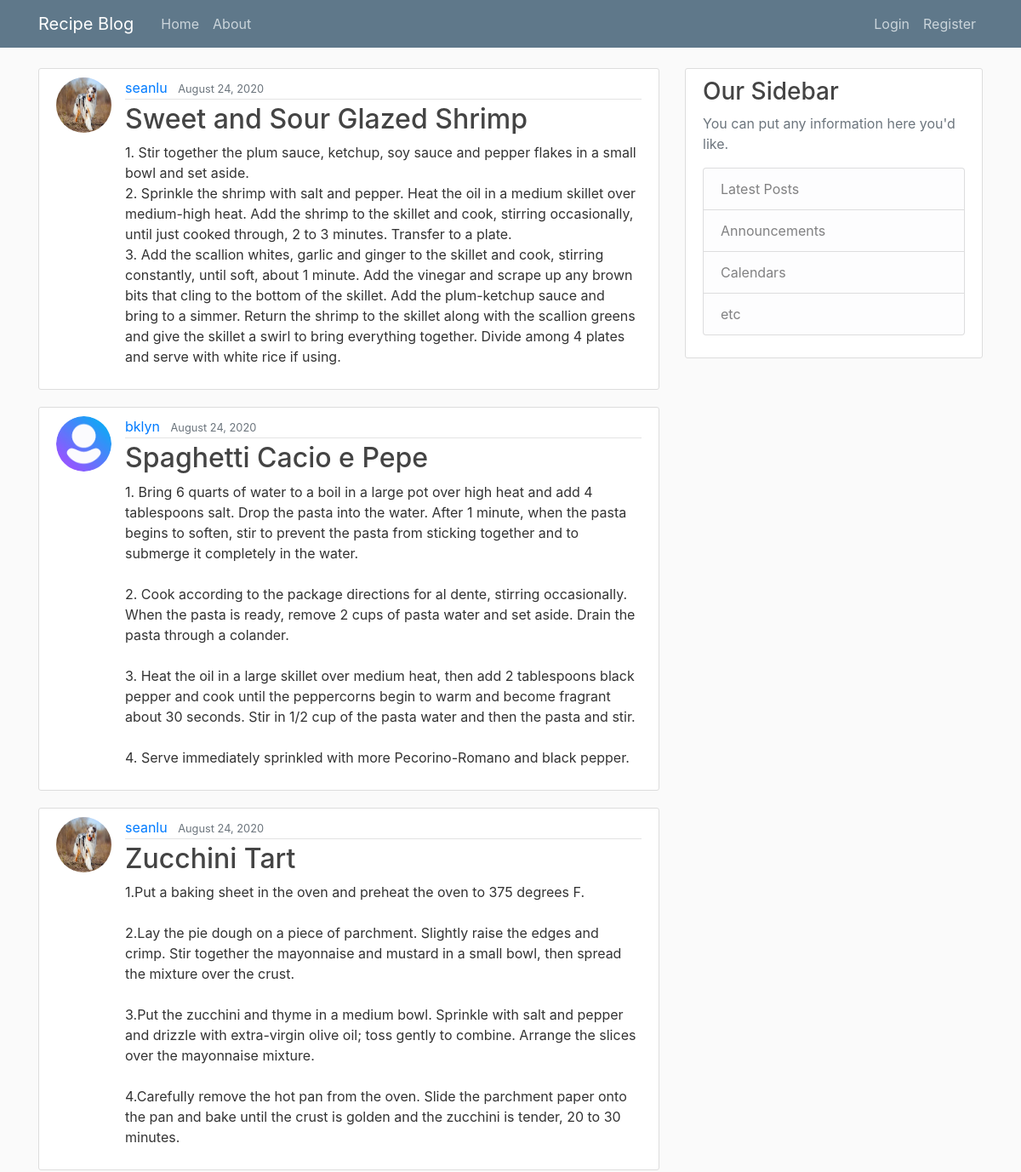
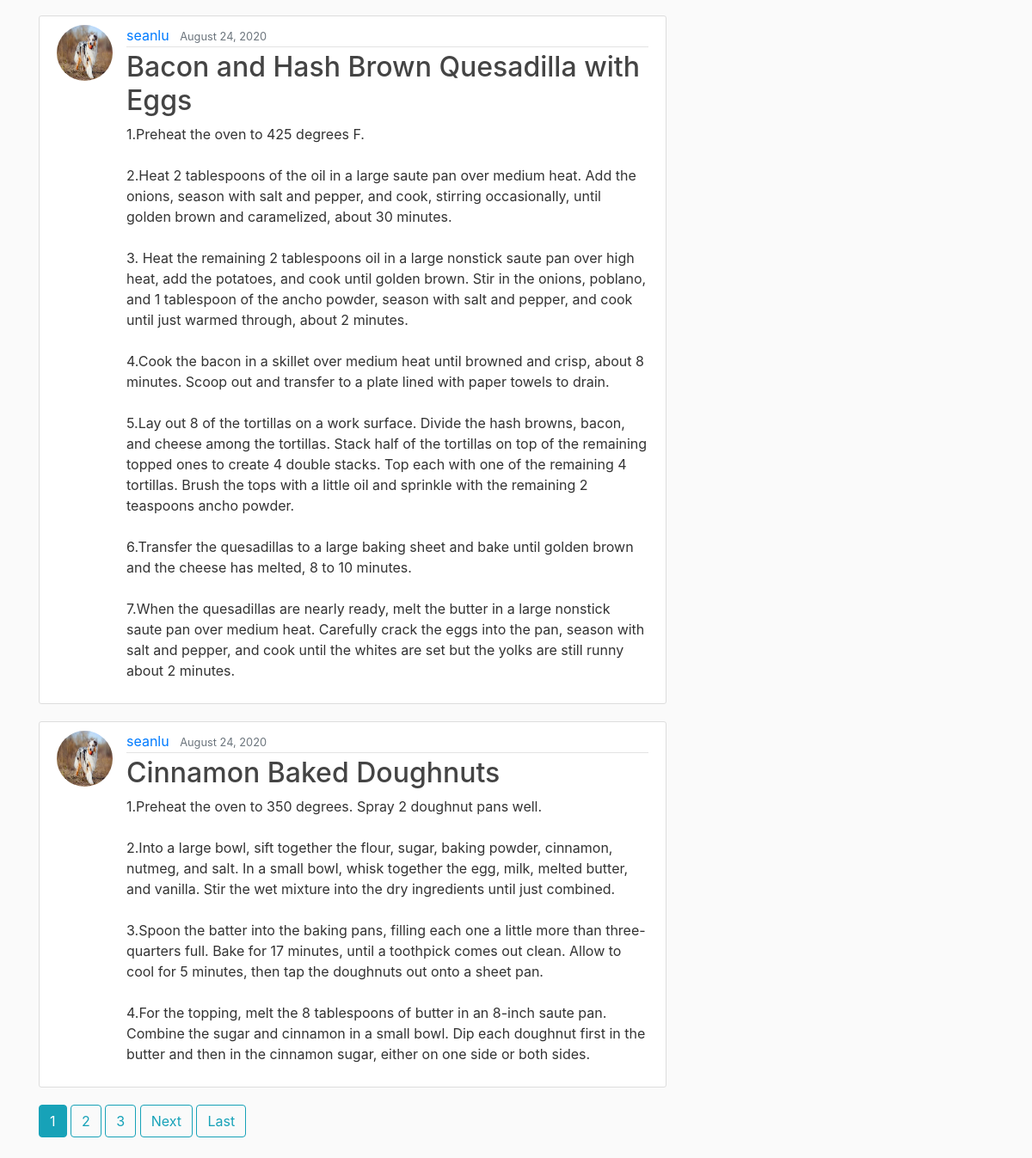
The page / on the database its author committed (2 pictures, top to bottom).
### blog/models.py (models this page shows, shortened)
class Post(models.Model):
    title  = models.CharField(max_length = 100)
    content = models.TextField()
    date_posted = models.DateTimeField(default = timezone.now)
    author = models.ForeignKey(User, on_delete=models.CASCADE)

### users/models.py (models this page shows, shortened)
class Profile(models.Model):
    user = models.OneToOneField(User,on_delete=models.CASCADE)# CASCADE purpose : once we delete the user then also delete the profile, but if we delete the profile we won't delete the user.
    image = models.ImageField(default='default.jpg', upload_to = 'profile_pics')#upload_to is a path that the image stored

### blog/views.py (the view)
# urls.py: path('', PostListView.as_view(), name = 'blog-home'),
class PostListView(ListView):
    model = Post
    template_name = 'blog/home.html'#<app>/<model>_<viewtupe>.html
    context_object_name = 'posts'
    ordering = ['-date_posted']
    paginate_by = 5

### blog/templates/blog/home.html (shortened to what this page needs)
{% extends "blog/base.html" %}""" template inheretence"""
{% block content %}
    {% for post in posts %}
        <article class="media content-section">
            <img class="rounded-circle article-img" src=" {{ post.author.profile.image.url }}">
            <div class="media-body">
            <div class="article-metadata">
                <a class="mr-2" href="{% url 'user-posts' post.author.username %}">{{ post.author }}</a>
                <small class="text-muted">{{ post.date_posted | date:"F d, Y"}}</small>
            </div>
            <h2><a class="article-title" href="{% url 'post-detail' post.id %}">{{ post.title }}</a></h2>
            <p class="article-content">{{ post.content }}</p>
            </div>
        </article>
    {% endfor %}
    {% if is_paginated %}
        {% for num in page_obj.paginator.page_range %}
            {% if page_obj.number == num %}
                <a class="btn btn-info mb-4" href="?page={{ num }}">{{ num }}</a>
            {% elif num > page_obj.number|add:'-3' and num < page_obj.number|add:'3' %}
                <a class="btn btn-outline-info mb-4" href="?page={{ num }}">{{ num }}</a>
            {% endif %}
        {% endfor %}
        {% if page_obj.has_next %}
            <a class="btn btn-outline-info mb-4" href="?page={{ page_obj.next_page_number }}">Next</a>
            <a class="btn btn-outline-info mb-4" href="?page={{ page_obj.paginator.num_pages }}">Last</a>
        {% endif %}
    {% endif %}
{% endblock content %}

### blog/templates/blog/base.html (shortened to what this page needs)
{% load static %}
<!DOCTYPE html>
<html lang="en">
<head>
    <link rel="stylesheet" href="https://maxcdn.bootstrapcdn.com/bootstrap/4.0.0/css/bootstrap.min.css">
    <link rel="stylesheet" type = "text/css" href = "{% static 'blog/main.css' %}">
</head>
<body>
    <header class="site-header">
        <nav class="navbar navbar-expand-md navbar-dark bg-steel fixed-top">
          <div class="container">
            <a class="navbar-brand mr-4" href="{% url 'blog-home' %}">Recipe Blog</a>
            <div class="collapse navbar-collapse" id="navbarToggle">
              <div class="navbar-nav mr-auto">
                <a class="nav-item nav-link" href="{% url 'blog-home' %}">Home</a>
                <a class="nav-item nav-link" href="{% url 'blog-about'%}">About</a>
              </div>
              <div class="navbar-nav">
                {% if user.is_authenticated%}
                <a class="nav-item nav-link" href="{% url 'post-create' %}">New Post</a>
                <a class="nav-item nav-link" href="{% url 'profile' %}">Profile</a>
                <a class="nav-item nav-link" href="{% url 'logout' %}">Logout</a>
                {% else %}
                  <a class="nav-item nav-link" href="{% url 'login' %}">Login</a>
                  <a class="nav-item nav-link" href="{% url 'register' %}">Register</a>
                {% endif %}
              </div>
            </div>
          </div>
        </nav>
    </header>
    <main role="main" class="container">
        <div class="row">
          <div class="col-md-8">
            {% block content %}{% endblock %}
          </div>
          <div class="col-md-4">
            <div class="content-section">
              <h3>Our Sidebar</h3>
              <p class='text-muted'>You can put any information here you'd like.
                <ul class="list-group">
                  <li class="list-group-item list-group-item-light">Latest Posts</li>
                  <li class="list-group-item list-group-item-light">Announcements</li>
                  <li class="list-group-item list-group-item-light">Calendars</li>
                  <li class="list-group-item list-group-item-light">etc</li>
                </ul>
              </p>
            </div>
          </div>
        </div>
    </main>
</body>
</html>

### blog/static/blog/main.css (style rules this page uses)
body { background: #fafafa; color: #333333; margin-top: 5rem; }
h1, h2, h3, h4, h5, h6 { color: #444444; }
ul { margin: 0; }
.bg-steel { background-color: #5f788a; }
.site-header .navbar-nav .nav-link { color: #cbd5db; }
.content-section { background: #ffffff; padding: 10px 20px; border: 1px solid #dddddd; border-radius: 3px; margin-bottom: 20px; }
.article-title { color: #444444; }
.article-content { white-space: pre-line; }
.article-img { height: 65px; width: 65px; margin-right: 16px; }
.article-metadata { padding-bottom: 1px; margin-bottom: 4px; border-bottom: 1px solid #e3e3e3 }

### rows shown on the page
Post: author.profile.image (picture), author "seanlu", date_posted "August 24, 2020", title "Sweet and Sour Glazed Shrimp", content "1. Stir together the plum sauce, ketchup, soy sauce and pepper flakes in a small bowl and set aside. 2. Sprinkle the shrimp with salt and pepper. Heat the oil in a medium skillet over medium-high heat. Add the shrimp to the skillet and cook, stirring occasionally, until just cooked through, 2 to 3 minutes. Transfer to a plate. 3. Add the scallion whites, garlic and ginger to the skillet and cook, stirring constantly, until soft, about 1 minute. Add the vinegar and scrape up any brown bits that cling to the bottom of the skillet. Add the plum-ketchup sauce and bring to a simmer. Return the shrimp to the skillet along with the scallion greens and give the skillet a swirl to bring everything…"
Post: author.profile.image (placeholder picture), author "bklyn", date_posted "August 24, 2020", title "Spaghetti Cacio e Pepe", content "1. Bring 6 quarts of water to a boil in a large pot over high heat and add 4 tablespoons salt. Drop the pasta into the water. After 1 minute, when the pasta begins to soften, stir to prevent the pasta from sticking together and to submerge it completely in the water. 2. Cook according to the package directions for al dente, stirring occasionally. When the pasta is ready, remove 2 cups of pasta water and set aside. Drain the pasta through a colander. 3. Heat the oil in a large skillet over medium heat, then add 2 tablespoons black pepper and cook until the peppercorns begin to warm and become fragrant about 30 seconds. Stir in 1/2 cup of the pasta water and then the pasta and stir. 4. Serve…"
Post: author.profile.image (picture), author "seanlu", date_posted "August 24, 2020", title "Zucchini Tart", content "1.Put a baking sheet in the oven and preheat the oven to 375 degrees F. 2.Lay the pie dough on a piece of parchment. Slightly raise the edges and crimp. Stir together the mayonnaise and mustard in a small bowl, then spread the mixture over the crust. 3.Put the zucchini and thyme in a medium bowl. Sprinkle with salt and pepper and drizzle with extra-virgin olive oil; toss gently to combine. Arrange the slices over the mayonnaise mixture. 4.Carefully remove the hot pan from the oven. Slide the parchment paper onto the pan and bake until the crust is golden and the zucchini is tender, 20 to 30 minutes."
Post: author.profile.image (picture), author "seanlu", date_posted "August 24, 2020", title "Bacon and Hash Brown Quesadilla with Eggs", content "1.Preheat the oven to 425 degrees F. 2.Heat 2 tablespoons of the oil in a large saute pan over medium heat. Add the onions, season with salt and pepper, and cook, stirring occasionally, until golden brown and caramelized, about 30 minutes. 3. Heat the remaining 2 tablespoons oil in a large nonstick saute pan over high heat, add the potatoes, and cook until golden brown. Stir in the onions, poblano, and 1 tablespoon of the ancho powder, season with salt and pepper, and cook until just warmed through, about 2 minutes. 4.Cook the bacon in a skillet over medium heat until browned and crisp, about 8 minutes. Scoop out and transfer to a plate lined with paper towels to drain. 5.Lay out 8 of the…"
Post: author.profile.image (picture), author "seanlu", date_posted "August 24, 2020", title "Cinnamon Baked Doughnuts", content "1.Preheat the oven to 350 degrees. Spray 2 doughnut pans well. 2.Into a large bowl, sift together the flour, sugar, baking powder, cinnamon, nutmeg, and salt. In a small bowl, whisk together the egg, milk, melted butter, and vanilla. Stir the wet mixture into the dry ingredients until just combined. 3.Spoon the batter into the baking pans, filling each one a little more than three-quarters full. Bake for 17 minutes, until a toothpick comes out clean. Allow to cool for 5 minutes, then tap the doughnuts out onto a sheet pan. 4.For the topping, melt the 8 tablespoons of butter in an 8-inch saute pan. Combine the sugar and cinnamon in a small bowl. Dip each doughnut first in the butter and then…"

### other values the page prints
{{ num }} "1"
{{ num }} "2" "3"
